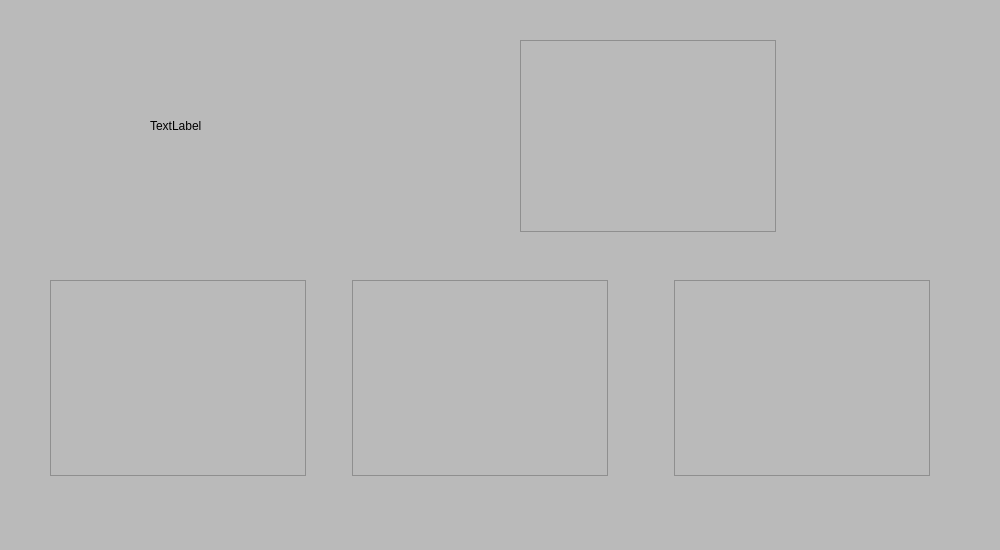
<?xml version="1.0" encoding="UTF-8"?>
<ui version="4.0">
 <class>East1</class>
 <widget class="QWidget" name="East1">
  <property name="geometry">
   <rect>
    <x>0</x>
    <y>0</y>
    <width>1000</width>
    <height>550</height>
   </rect>
  </property>
  <property name="windowTitle">
   <string>Form</string>
  </property>
  <property name="styleSheet">
   <string notr="true">QWidget {
     background-color:rgb(186, 186, 186);
}</string>
  </property>
  <widget class="QLabel" name="img1">
   <property name="geometry">
    <rect>
     <x>150</x>
     <y>60</y>
     <width>161</width>
     <height>131</height>
    </rect>
   </property>
   <property name="text">
    <string>TextLabel</string>
   </property>
  </widget>
  <widget class="QTableView" name="tableView">
   <property name="geometry">
    <rect>
     <x>520</x>
     <y>40</y>
     <width>256</width>
     <height>192</height>
    </rect>
   </property>
  </widget>
  <widget class="QWidget" name="">
   <property name="geometry">
    <rect>
     <x>50</x>
     <y>280</y>
     <width>880</width>
     <height>196</height>
    </rect>
   </property>
   <layout class="QHBoxLayout" name="horizontalLayout_2">
    <item>
     <layout class="QHBoxLayout" name="horizontalLayout">
      <item>
       <widget class="QTableView" name="tableView_2"/>
      </item>
      <item>
       <spacer name="horizontalSpacer">
        <property name="orientation">
         <enum>Qt::Horizontal</enum>
        </property>
        <property name="sizeHint" stdset="0">
         <size>
          <width>40</width>
          <height>20</height>
         </size>
        </property>
       </spacer>
      </item>
      <item>
       <widget class="QListView" name="listView"/>
      </item>
     </layout>
    </item>
    <item>
     <spacer name="horizontalSpacer_2">
      <property name="orientation">
       <enum>Qt::Horizontal</enum>
      </property>
      <property name="sizeHint" stdset="0">
       <size>
        <width>40</width>
        <height>20</height>
       </size>
      </property>
     </spacer>
    </item>
    <item>
     <widget class="QTableView" name="tableView_3"/>
    </item>
   </layout>
  </widget>
 </widget>
 <resources/>
 <connections/>
</ui>
